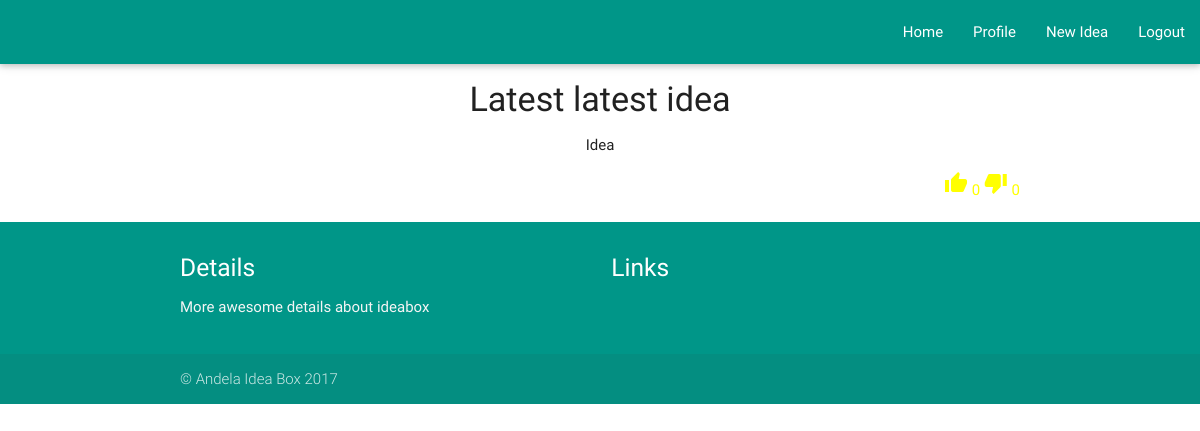
/comment/5/ (signed in), run on an earlier commit of the app's database.
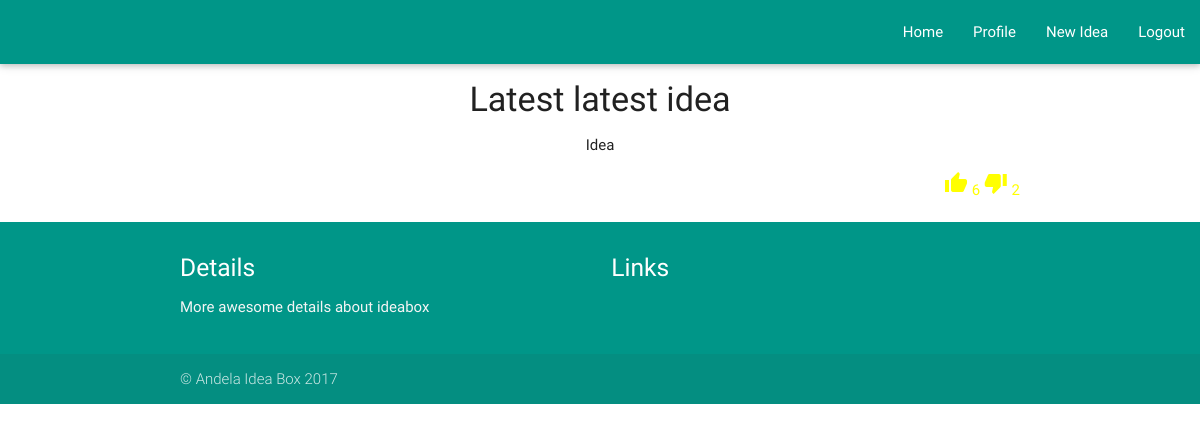
And on a later commit of the database.
### database_setup.py (models this page shows)
class Ideas(Base):
    __tablename__ = 'idea'
    id = Column(Integer, primary_key = True, autoincrement = True)
    name = Column(String(80), nullable = False)
    description = Column(String(250), nullable = False)
    rating = Column(String(8), nullable = True)
    category = Column(String(250), nullable = False)
    tags = Column(String(250))
    user_id = Column(Integer, ForeignKey('user.id'))
    user = relationship(User)
    upvotes = Column(Integer, default = 0)
    downvotes = Column(Integer, default = 0)

### project.py (the view)
@app.route('/comment/<int:idea_id>/', methods=['GET', 'POST'])
def comment(idea_id):
    if session.get('user'):
        idea = dbsession.query(Ideas).filter_by(id = idea_id).first()
        return render_template('idea.html', idea=idea)
    else:
        return redirect(url_for('register'))

### templates/idea.html (shortened to what this page needs)
<!DOCTYPE html>
<html lang="en">
<head>
      <link type="text/css" rel="stylesheet" href="/static/css/materialize.min.css"  media="screen,projection"/>
</head>
<body>
        <div class="header">
            <nav class="teal">
                <ul class="right nav nav-pills pull-right">
                	<li role="presentation" class=""><a href="/home">Home</a></li>
                    <li role="presentation" class=""> <a href="/profile"> Profile </a> </li>
                    <li role="presentation" class=""> <a href="/newidea"> New Idea </a> </li>
                    <li role="presentation" class=""> <a href="/logout"> Logout </a> </li>
                </ul>
            </nav>
        </div>
    <div class="container">
        <div class="row">
          <div class="col s12 m12 l12">
              <span class="center"> <h4> {{idea.name}} </h4> </span>
              <p class="center">{{idea.description}}</p>
            <div class="right">
              <a href="/upvote/{{idea.id}}/"> <i class="material-icons">thumb_up</i> {{idea.upvotes}}</a>
              <a href="/downvote/{{idea.id}}/"> <i class="material-icons">thumb_down</i> {{idea.downvotes}} </a>
            </div>
          </div>
        </div>
    </div>
    <footer class="page-footer teal">
        <div class="container">
          <div class="row">
            <div class="col l6 s12">
              <h5 class="white-text"> Details </h5>
              <p class="grey-text text-lighten-4">
                More awesome details about ideabox
              </p>
            </div>
            <div class="col l4 offset-12 s12">
              <h5 class="white-text"> Links </h5>
            </div>
          </div>
        </div>
        <div class="footer-copyright">
          <div class="container"> &copy; Andela Idea Box 2017 </div>
        </div>
      </footer>
</body>
</html>

What changed in the data, as far as the page shows it:
changed Ideas "Latest latest idea": upvotes "0" → "6"; downvotes "0" → "2"
